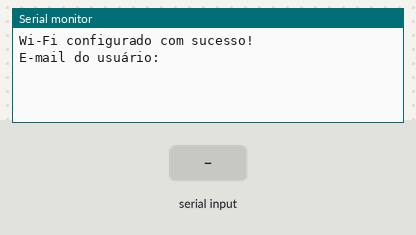
A sketch run on a simulated ESP8266 (NodeMCU). Shown: the last lines printed to the serial monitor. The inputs (shaded band) are chosen by the test bench. WiFi joins after 1.5 s; servers stay silent unless stated; uploads are accepted with an empty reply.

Above: at 2.7 s.
2.8 s: "90,45\n" received over Serial
At 4.2 s:
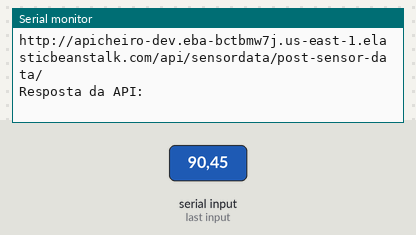
4.5 s: "5\n" received over Serial
At 4.87 s:
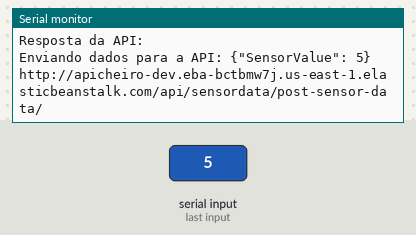

Measured:
- after the input at 2.8 s, the serial monitor: prints a new line after 0.20 s (image 1)
- after the input at 4.5 s, the serial monitor: prints a new line after 0.21 s (image 2)

The sketch:

_CodigoESP_V4.ino
```cpp
#include <ESP8266WiFi.h>
#include <ESP8266HTTPClient.h>
#include <WiFiClient.h>
#include <WiFiManager.h> // Biblioteca para configuração do Wi-Fi

WiFiClient wifiClient;

const int lampPort = 55443;
String lampIP1, lampIP2, lampIP3, lampIP4, lampIP5, userEmail; // Variável para IPs e e-mail do usuário
const char* apiBaseURL = "http://apicheiro-dev.eba-bctbmw7j.us-east-1.elasticbeanstalk.com/api/sensordata/post-sensor-data/";

void alternarCoresTodasLampadas() {
  String vermelho = "{\"id\":1,\"method\":\"set_rgb\",\"params\":[16711680, \"smooth\", 500]}\r\n";  // Vermelho
  String branco = "{\"id\":1,\"method\":\"set_rgb\",\"params\":[16777215, \"smooth\", 500]}\r\n";    // Branco

  String lampIPs[] = {lampIP1, lampIP2, lampIP3, lampIP4, lampIP5};

  for (int i = 0; i < 5; i++) {
    if (!lampIPs[i].isEmpty() && wifiClient.connect(lampIPs[i].c_str(), lampPort)) {
      wifiClient.print(vermelho);
      wifiClient.stop();
    }
  }
  delay(1000);

  for (int i = 0; i < 5; i++) {
    if (!lampIPs[i].isEmpty() && wifiClient.connect(lampIPs[i].c_str(), lampPort)) {
      wifiClient.print(branco);
      wifiClient.stop();
    }
  }

  delay(1000);
  Serial.println("Lâmpadas alternaram cores simultaneamente!");
}

void setup() {
  Serial.begin(115200);

  WiFiManager wifiManager;
  wifiManager.resetSettings();  // Limpa configurações antigas

  // Parâmetros para IPs das lâmpadas e e-mail
  WiFiManagerParameter customLampIP1("lampIP1", "IP da Lâmpada 1", "", 16);
  WiFiManagerParameter customLampIP2("lampIP2", "IP da Lâmpada 2", "", 16);
  WiFiManagerParameter customLampIP3("lampIP3", "IP da Lâmpada 3", "", 16);
  WiFiManagerParameter customLampIP4("lampIP4", "IP da Lâmpada 4", "", 16);
  WiFiManagerParameter customLampIP5("lampIP5", "IP da Lâmpada 5", "", 16);
  WiFiManagerParameter customUserEmail("userEmail", "E-mail do Usuário", "", 40);

  wifiManager.addParameter(&customLampIP1);
  wifiManager.addParameter(&customLampIP2);
  wifiManager.addParameter(&customLampIP3);
  wifiManager.addParameter(&customLampIP4);
  wifiManager.addParameter(&customLampIP5);
  wifiManager.addParameter(&customUserEmail);

  wifiManager.setConnectTimeout(60); // Timeout de 60 segundos para conexão

  // Sempre iniciar portal de configuração
  if (!wifiManager.startConfigPortal("ESP8266_Config")) {
    Serial.println("Falha ao iniciar o portal de configuração");
    ESP.restart();
  }

  lampIP1 = customLampIP1.getValue();
  lampIP2 = customLampIP2.getValue();
  lampIP3 = customLampIP3.getValue();
  lampIP4 = customLampIP4.getValue();
  lampIP5 = customLampIP5.getValue();
  userEmail = customUserEmail.getValue();

  Serial.println("Wi-Fi configurado com sucesso!");
  Serial.println("E-mail do usuário: " + userEmail);
}

void loop() {
  if (WiFi.status() == WL_CONNECTED) {
    HTTPClient http;

    if (Serial.available()) {
      String sensorData = Serial.readStringUntil('\n');
      String jsonData = "{\"SensorValue\": " + sensorData + "}";

      int value = sensorData.toInt();
      if (value > 400) {
        alternarCoresTodasLampadas();
      }

      // Monta a URL com o e-mail do usuário
      String url = String(apiBaseURL) + userEmail;


      Serial.println("Enviando dados para a API: " + jsonData);
      Serial.println(url);
      http.begin(wifiClient, url);
      http.addHeader("Content-Type", "application/json");

      int httpResponseCode = http.POST(jsonData);
      if (httpResponseCode > 0) {
        String response = http.getString();
        Serial.println("Resposta da API: " + response);
      } else {
        Serial.print("Erro ao enviar a requisição: ");
        Serial.println(httpResponseCode);
      }
      http.end();
    }
  } else {
    Serial.println("Wi-Fi desconectado!");
  }

  delay(500);
}
```
